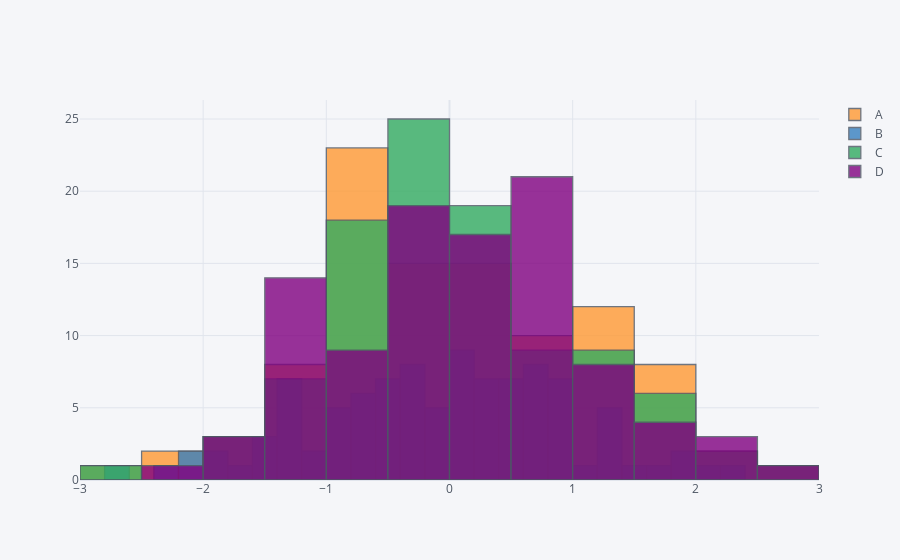

Notebook cell for this chart:
### Markdown cell above
## histogram

### Code cell
df.iplot(kind='hist', bins=25) # entire df
